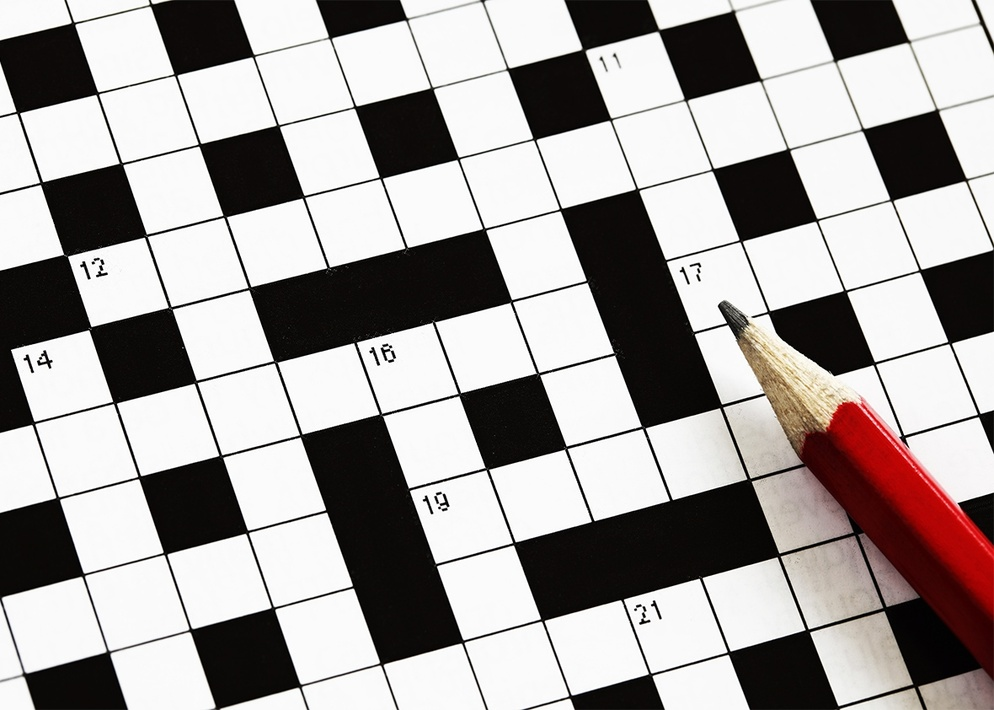
#> input picture hough/crossword.jpg, 994 x 710 px, shrunk from 1180 x 842 before the run
$ python hough.py
#> lines starting #> are read from the running program, lines starting #| are printed output that depends on the picture; after the words box and inside, x2 and y2 are one past the last pixel; in counts of white or black regions, pixels touching at a corner belong together
import cv2
import numpy as np
from PIL import Image

img = cv2.imread('crossword.jpg')
#> img is the input picture: shape (710, 994, 3); mean B, G, R 158.2, 159.4, 164
gray = cv2.cvtColor(img,cv2.COLOR_BGR2GRAY)
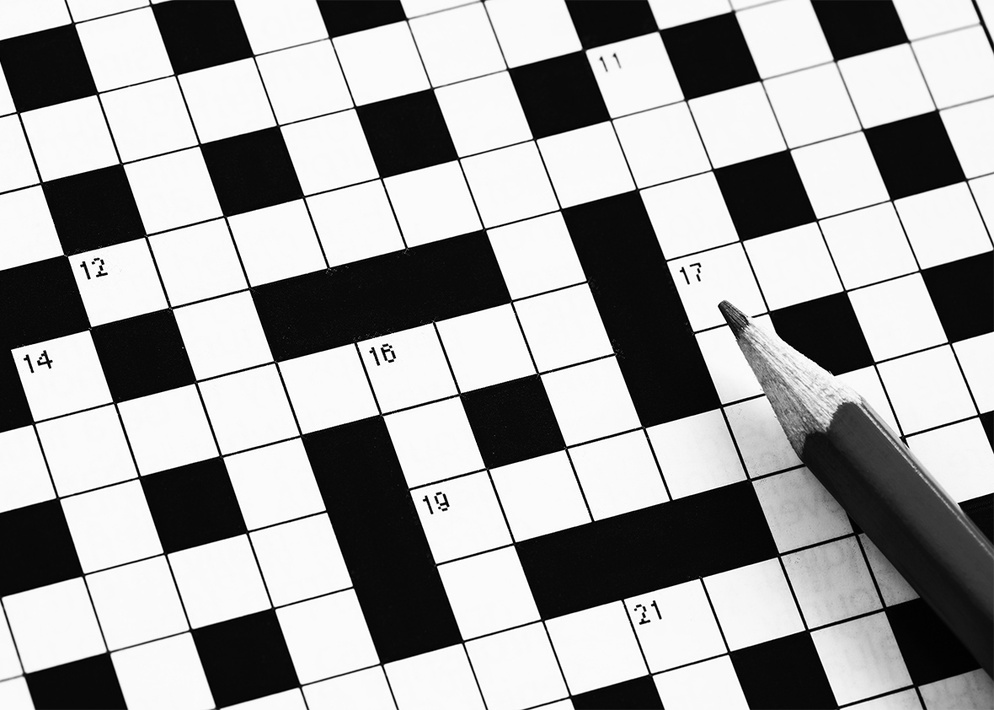
#> gray: shape (710, 994); min 0, max 255, mean 160.6
edges = cv2.Canny(gray,50,150,apertureSize = 3)
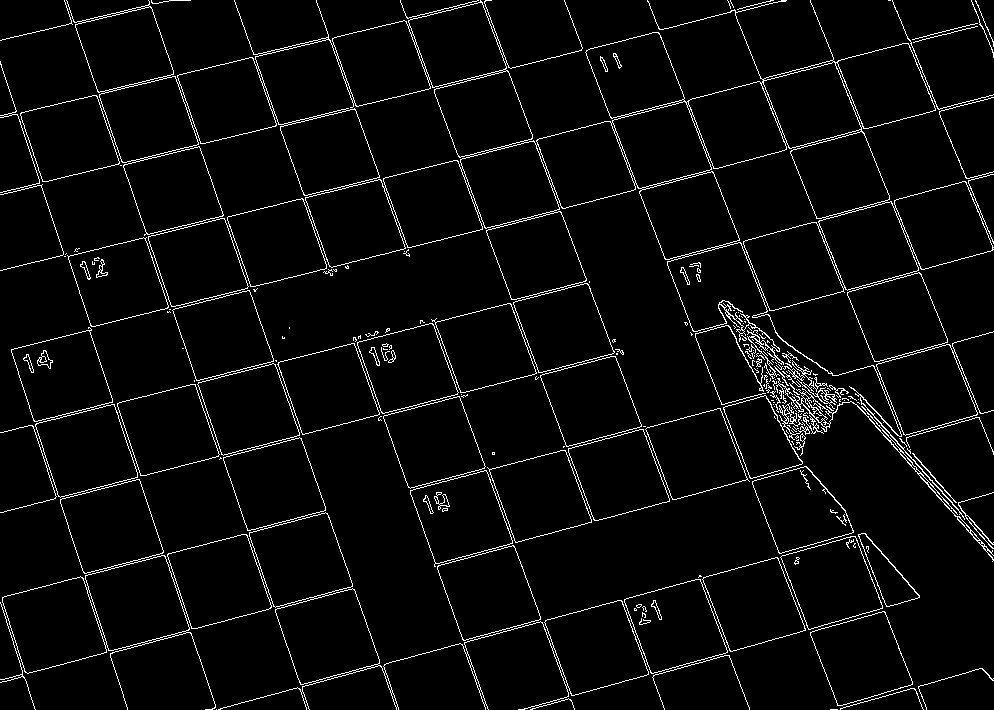
#> edges: shape (710, 994); 3.9% white in thin lines or dots

lines = cv2.HoughLines(edges,1,np.pi/180,200)
#> lines = 32 rows, first 8: [657, 1.31], [-296, 2.79], [339, 1.33], [265, 1.33], [189, 1.33], [-62, 2.81], [499, 1.31], [-751, 2.76]
for rho,theta in lines[0]:
    a = np.cos(theta)
    b = np.sin(theta)
    x0 = a*rho
    y0 = b*rho
    x1 = int(x0 + 1000*(-b))
    y1 = int(y0 + 1000*(a))
    x2 = int(x0 - 1000*(-b))
    y2 = int(y0 - 1000*(a))

    cv2.line(img,(x1,y1),(x2,y2),(0,0,255),2)
#> this loop made 1 pass
#> (rho, theta, a, b, x0, y0, x1, y1) on pass 1: (657, 1.31, 0.259, 0.966, 170, 634.6, -795, 893)
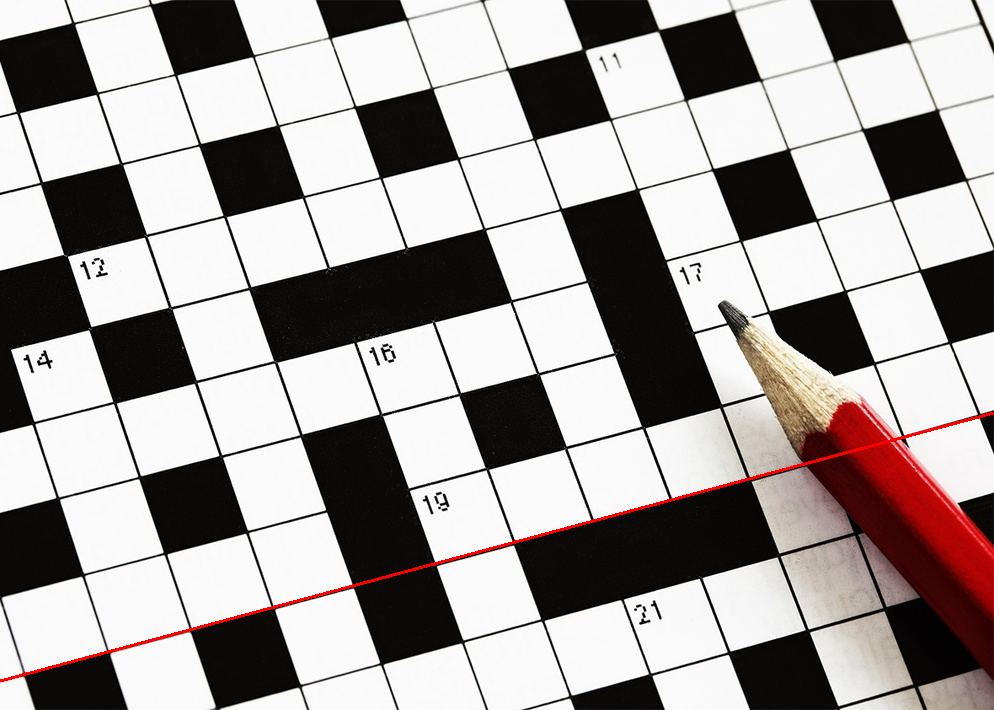
#> img: shape (710, 994, 3); 0.43% of pixels changed, all inside (x1, y1, x2, y2) = (0, 412, 994, 682)

cv2.imwrite('houghlines.jpg',img)

# ?
#> (the run stopped early here; a loop or call above may not have finished)
